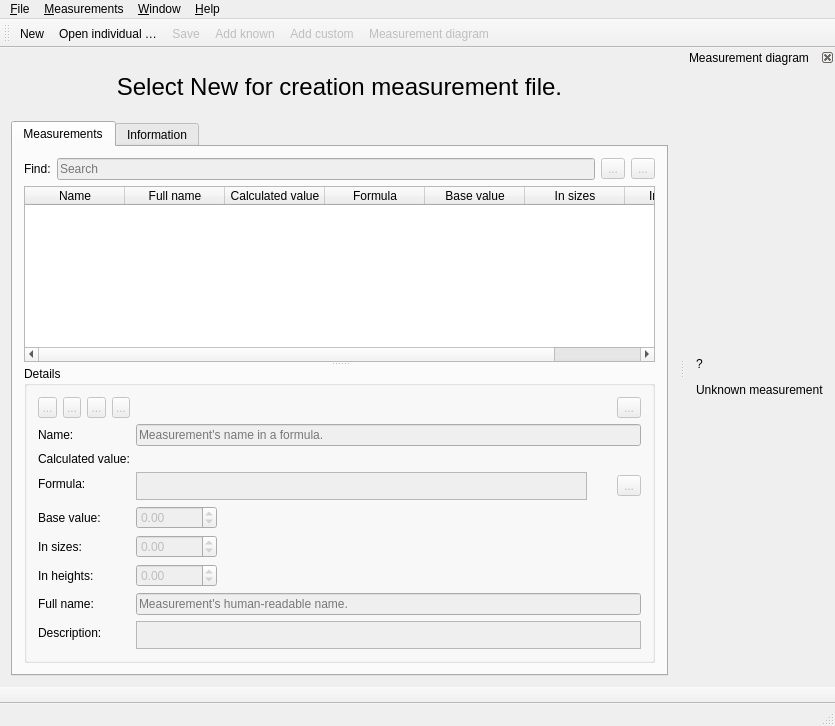
<?xml version="1.0" encoding="UTF-8"?>
<ui version="4.0">
 <class>TMainWindow</class>
 <widget class="QMainWindow" name="TMainWindow">
  <property name="geometry">
   <rect>
    <x>0</x>
    <y>0</y>
    <width>835</width>
    <height>726</height>
   </rect>
  </property>
  <property name="windowTitle">
   <string notr="true"/>
  </property>
  <property name="windowIcon">
   <iconset resource="share/resources/tapeicon.qrc">
    <normaloff>:/tapeicon/64x64/logo.png</normaloff>:/tapeicon/64x64/logo.png</iconset>
  </property>
  <widget class="QWidget" name="centralWidget">
   <property name="sizePolicy">
    <sizepolicy hsizetype="Preferred" vsizetype="Expanding">
     <horstretch>15</horstretch>
     <verstretch>0</verstretch>
    </sizepolicy>
   </property>
   <layout class="QVBoxLayout" name="verticalLayout">
    <item>
     <widget class="QLabel" name="labelToolTip">
      <property name="sizePolicy">
       <sizepolicy hsizetype="Preferred" vsizetype="Expanding">
        <horstretch>0</horstretch>
        <verstretch>0</verstretch>
       </sizepolicy>
      </property>
      <property name="text">
       <string>&lt;html&gt;&lt;head/&gt;&lt;body&gt;&lt;p&gt;&lt;span style=&quot; font-size:18pt;&quot;&gt;Select New for creation measurement file.&lt;/span&gt;&lt;/p&gt;&lt;/body&gt;&lt;/html&gt;</string>
      </property>
      <property name="alignment">
       <set>Qt::AlignCenter</set>
      </property>
     </widget>
    </item>
    <item>
     <widget class="QTabWidget" name="tabWidget">
      <property name="toolTip">
       <string/>
      </property>
      <property name="currentIndex">
       <number>0</number>
      </property>
      <widget class="QWidget" name="tabMeasurements">
       <attribute name="icon">
        <iconset resource="share/resources/tapeicon.qrc">
         <normaloff>:/tapeicon/16x16/measurement.png</normaloff>:/tapeicon/16x16/measurement.png</iconset>
       </attribute>
       <attribute name="title">
        <string>Measurements</string>
       </attribute>
       <layout class="QVBoxLayout" name="verticalLayout_2">
        <item>
         <layout class="QHBoxLayout" name="horizontalLayout_2">
          <item>
           <widget class="QLabel" name="labelFind">
            <property name="text">
             <string>Find:</string>
            </property>
           </widget>
          </item>
          <item>
           <widget class="QLineEdit" name="lineEditFind">
            <property name="enabled">
             <bool>false</bool>
            </property>
            <property name="toolTip">
             <string>&lt;html&gt;&lt;head/&gt;&lt;body&gt;&lt;p&gt;Search measurements by term. &lt;/p&gt;&lt;p&gt;Prepend &amp;quot;/r/&amp;quot; to the front of the search string to search measurements by regex.&lt;/p&gt;&lt;/body&gt;&lt;/html&gt;</string>
            </property>
            <property name="placeholderText">
             <string>Search</string>
            </property>
           </widget>
          </item>
          <item>
           <widget class="QToolButton" name="toolButtonFindPrevious">
            <property name="enabled">
             <bool>false</bool>
            </property>
            <property name="toolTip">
             <string>Find Previous</string>
            </property>
            <property name="text">
             <string notr="true">...</string>
            </property>
            <property name="icon">
             <iconset theme="go-previous">
              <normaloff>.</normaloff>.</iconset>
            </property>
            <property name="shortcut">
             <string>Ctrl+Shift+G</string>
            </property>
           </widget>
          </item>
          <item>
           <widget class="QToolButton" name="toolButtonFindNext">
            <property name="enabled">
             <bool>false</bool>
            </property>
            <property name="toolTip">
             <string>Find Next</string>
            </property>
            <property name="text">
             <string notr="true">...</string>
            </property>
            <property name="icon">
             <iconset theme="go-next">
              <normaloff>.</normaloff>.</iconset>
            </property>
            <property name="shortcut">
             <string>Ctrl+G</string>
            </property>
            <property name="autoExclusive">
             <bool>false</bool>
            </property>
           </widget>
          </item>
         </layout>
        </item>
        <item>
         <widget class="QSplitter" name="splitter">
          <property name="orientation">
           <enum>Qt::Vertical</enum>
          </property>
          <widget class="QTableWidget" name="tableWidget">
           <property name="sizePolicy">
            <sizepolicy hsizetype="Expanding" vsizetype="Expanding">
             <horstretch>0</horstretch>
             <verstretch>2</verstretch>
            </sizepolicy>
           </property>
           <property name="alternatingRowColors">
            <bool>true</bool>
           </property>
           <property name="selectionBehavior">
            <enum>QAbstractItemView::SelectRows</enum>
           </property>
           <attribute name="horizontalHeaderStretchLastSection">
            <bool>true</bool>
           </attribute>
           <column>
            <property name="text">
             <string>Name</string>
            </property>
           </column>
           <column>
            <property name="text">
             <string>Full name</string>
            </property>
           </column>
           <column>
            <property name="text">
             <string>Calculated value</string>
            </property>
           </column>
           <column>
            <property name="text">
             <string>Formula</string>
            </property>
           </column>
           <column>
            <property name="text">
             <string>Base value</string>
            </property>
           </column>
           <column>
            <property name="text">
             <string>In sizes</string>
            </property>
           </column>
           <column>
            <property name="text">
             <string>In heights</string>
            </property>
           </column>
          </widget>
          <widget class="QGroupBox" name="groupBoxDetails">
           <property name="enabled">
            <bool>true</bool>
           </property>
           <property name="sizePolicy">
            <sizepolicy hsizetype="Preferred" vsizetype="Preferred">
             <horstretch>0</horstretch>
             <verstretch>2</verstretch>
            </sizepolicy>
           </property>
           <property name="toolTip">
            <string>Details</string>
           </property>
           <property name="title">
            <string>Details</string>
           </property>
           <layout class="QFormLayout" name="formLayout">
            <property name="fieldGrowthPolicy">
             <enum>QFormLayout::ExpandingFieldsGrow</enum>
            </property>
            <item row="2" column="0">
             <widget class="QLabel" name="label">
              <property name="text">
               <string>Name:</string>
              </property>
             </widget>
            </item>
            <item row="2" column="1">
             <widget class="QLineEdit" name="lineEditName">
              <property name="enabled">
               <bool>false</bool>
              </property>
              <property name="toolTip">
               <string>Measurement's name in a formula</string>
              </property>
              <property name="placeholderText">
               <string>Measurement's name in a formula.</string>
              </property>
             </widget>
            </item>
            <item row="5" column="0">
             <widget class="QLabel" name="labelFormula">
              <property name="text">
               <string>Formula:</string>
              </property>
             </widget>
            </item>
            <item row="5" column="1">
             <layout class="QHBoxLayout" name="horizontalLayoutValue">
              <item>
               <widget class="VPlainTextEdit" name="plainTextEditFormula">
                <property name="enabled">
                 <bool>false</bool>
                </property>
                <property name="sizePolicy">
                 <sizepolicy hsizetype="Expanding" vsizetype="Preferred">
                  <horstretch>0</horstretch>
                  <verstretch>0</verstretch>
                 </sizepolicy>
                </property>
                <property name="maximumSize">
                 <size>
                  <width>16777215</width>
                  <height>28</height>
                 </size>
                </property>
                <property name="tabChangesFocus">
                 <bool>true</bool>
                </property>
               </widget>
              </item>
              <item>
               <widget class="QPushButton" name="pushButtonGrow">
                <property name="enabled">
                 <bool>false</bool>
                </property>
                <property name="maximumSize">
                 <size>
                  <width>18</width>
                  <height>18</height>
                 </size>
                </property>
                <property name="sizeIncrement">
                 <size>
                  <width>0</width>
                  <height>0</height>
                 </size>
                </property>
                <property name="toolTip">
                 <string>&lt;html&gt;&lt;head/&gt;&lt;body&gt;&lt;p&gt;Show full calculation in message box&lt;/p&gt;&lt;/body&gt;&lt;/html&gt;</string>
                </property>
                <property name="text">
                 <string notr="true"/>
                </property>
                <property name="icon">
                 <iconset theme="go-down">
                  <normaloff>../../libs/vtools/dialogs/support</normaloff>../../libs/vtools/dialogs/support</iconset>
                </property>
                <property name="iconSize">
                 <size>
                  <width>16</width>
                  <height>16</height>
                 </size>
                </property>
                <property name="flat">
                 <bool>true</bool>
                </property>
               </widget>
              </item>
              <item>
               <widget class="QToolButton" name="toolButtonExpr">
                <property name="enabled">
                 <bool>false</bool>
                </property>
                <property name="toolTip">
                 <string>Function Wizard</string>
                </property>
                <property name="text">
                 <string notr="true">...</string>
                </property>
                <property name="icon">
                 <iconset resource="share/resources/tapeicon.qrc">
                  <normaloff>:/tapeicon/24x24/fx.png</normaloff>:/tapeicon/24x24/fx.png</iconset>
                </property>
                <property name="iconSize">
                 <size>
                  <width>24</width>
                  <height>24</height>
                 </size>
                </property>
               </widget>
              </item>
             </layout>
            </item>
            <item row="6" column="0">
             <widget class="QLabel" name="labelBaseValue">
              <property name="text">
               <string>Base value:</string>
              </property>
             </widget>
            </item>
            <item row="7" column="0">
             <widget class="QLabel" name="labelInSizes">
              <property name="text">
               <string>In sizes:</string>
              </property>
             </widget>
            </item>
            <item row="8" column="0">
             <widget class="QLabel" name="labelInHeights">
              <property name="text">
               <string>In heights:</string>
              </property>
             </widget>
            </item>
            <item row="10" column="0">
             <widget class="QLabel" name="label_7">
              <property name="text">
               <string>Description:</string>
              </property>
             </widget>
            </item>
            <item row="10" column="1">
             <widget class="VPlainTextEdit" name="plainTextEditDescription">
              <property name="enabled">
               <bool>false</bool>
              </property>
              <property name="sizePolicy">
               <sizepolicy hsizetype="Expanding" vsizetype="Ignored">
                <horstretch>0</horstretch>
                <verstretch>1</verstretch>
               </sizepolicy>
              </property>
              <property name="minimumSize">
               <size>
                <width>0</width>
                <height>28</height>
               </size>
              </property>
             </widget>
            </item>
            <item row="0" column="0">
             <layout class="QHBoxLayout" name="horizontalLayout">
              <item alignment="Qt::AlignLeft">
               <widget class="QToolButton" name="toolButtonTop">
                <property name="enabled">
                 <bool>false</bool>
                </property>
                <property name="toolTip">
                 <string>Move measurement top</string>
                </property>
                <property name="text">
                 <string notr="true">...</string>
                </property>
                <property name="icon">
                 <iconset theme="go-top">
                  <normaloff>.</normaloff>.</iconset>
                </property>
               </widget>
              </item>
              <item alignment="Qt::AlignLeft">
               <widget class="QToolButton" name="toolButtonUp">
                <property name="enabled">
                 <bool>false</bool>
                </property>
                <property name="toolTip">
                 <string>Move measurement up</string>
                </property>
                <property name="text">
                 <string notr="true">...</string>
                </property>
                <property name="icon">
                 <iconset theme="go-up">
                  <normaloff>.</normaloff>.</iconset>
                </property>
               </widget>
              </item>
              <item alignment="Qt::AlignLeft">
               <widget class="QToolButton" name="toolButtonDown">
                <property name="enabled">
                 <bool>false</bool>
                </property>
                <property name="toolTip">
                 <string>Move measurement down</string>
                </property>
                <property name="text">
                 <string notr="true">...</string>
                </property>
                <property name="icon">
                 <iconset theme="go-down">
                  <normaloff>.</normaloff>.</iconset>
                </property>
               </widget>
              </item>
              <item alignment="Qt::AlignLeft">
               <widget class="QToolButton" name="toolButtonBottom">
                <property name="enabled">
                 <bool>false</bool>
                </property>
                <property name="toolTip">
                 <string>Move measurement bottom</string>
                </property>
                <property name="text">
                 <string notr="true">...</string>
                </property>
                <property name="icon">
                 <iconset theme="go-bottom">
                  <normaloff>.</normaloff>.</iconset>
                </property>
               </widget>
              </item>
              <item>
               <spacer name="horizontalSpacer_2">
                <property name="orientation">
                 <enum>Qt::Horizontal</enum>
                </property>
                <property name="sizeHint" stdset="0">
                 <size>
                  <width>5000</width>
                  <height>20</height>
                 </size>
                </property>
               </spacer>
              </item>
             </layout>
            </item>
            <item row="0" column="1">
             <layout class="QHBoxLayout" name="horizontalLayout_3">
              <item>
               <spacer name="horizontalSpacer">
                <property name="orientation">
                 <enum>Qt::Horizontal</enum>
                </property>
                <property name="sizeHint" stdset="0">
                 <size>
                  <width>5000</width>
                  <height>20</height>
                 </size>
                </property>
               </spacer>
              </item>
              <item alignment="Qt::AlignRight">
               <widget class="QToolButton" name="toolButtonRemove">
                <property name="enabled">
                 <bool>false</bool>
                </property>
                <property name="toolTip">
                 <string>Delete measurement</string>
                </property>
                <property name="text">
                 <string notr="true">...</string>
                </property>
                <property name="icon">
                 <iconset theme="list-remove">
                  <normaloff>.</normaloff>.</iconset>
                </property>
               </widget>
              </item>
             </layout>
            </item>
            <item row="4" column="0">
             <widget class="QLabel" name="labelCalculated">
              <property name="text">
               <string>Calculated value:</string>
              </property>
             </widget>
            </item>
            <item row="4" column="1">
             <widget class="QLabel" name="labelCalculatedValue">
              <property name="toolTip">
               <string>Calculated value</string>
              </property>
              <property name="text">
               <string notr="true"/>
              </property>
             </widget>
            </item>
            <item row="6" column="1">
             <widget class="QDoubleSpinBox" name="doubleSpinBoxBaseValue">
              <property name="enabled">
               <bool>false</bool>
              </property>
              <property name="minimum">
               <double>-10000.000000000000000</double>
              </property>
              <property name="maximum">
               <double>10000.000000000000000</double>
              </property>
             </widget>
            </item>
            <item row="7" column="1">
             <widget class="QDoubleSpinBox" name="doubleSpinBoxInSizes">
              <property name="enabled">
               <bool>false</bool>
              </property>
              <property name="minimum">
               <double>-10000.000000000000000</double>
              </property>
              <property name="maximum">
               <double>10000.000000000000000</double>
              </property>
             </widget>
            </item>
            <item row="8" column="1">
             <widget class="QDoubleSpinBox" name="doubleSpinBoxInHeights">
              <property name="enabled">
               <bool>false</bool>
              </property>
              <property name="minimum">
               <double>-10000.000000000000000</double>
              </property>
              <property name="maximum">
               <double>10000.000000000000000</double>
              </property>
             </widget>
            </item>
            <item row="9" column="0">
             <widget class="QLabel" name="labelFullName">
              <property name="text">
               <string>Full name:</string>
              </property>
             </widget>
            </item>
            <item row="9" column="1">
             <widget class="QLineEdit" name="lineEditFullName">
              <property name="enabled">
               <bool>false</bool>
              </property>
              <property name="toolTip">
               <string/>
              </property>
              <property name="placeholderText">
               <string>Measurement's human-readable name.</string>
              </property>
             </widget>
            </item>
           </layout>
          </widget>
         </widget>
        </item>
       </layout>
      </widget>
      <widget class="QWidget" name="tabInformation">
       <attribute name="icon">
        <iconset resource="share/resources/tapeicon.qrc">
         <normaloff>:/tapeicon/16x16/info.png</normaloff>:/tapeicon/16x16/info.png</iconset>
       </attribute>
       <attribute name="title">
        <string>Information</string>
       </attribute>
       <layout class="QFormLayout" name="formLayout_2">
        <item row="0" column="0">
         <widget class="QLabel" name="label_21">
          <property name="text">
           <string>Type:</string>
          </property>
         </widget>
        </item>
        <item row="0" column="1">
         <widget class="QLabel" name="labelMType">
          <property name="text">
           <string>Measurement type</string>
          </property>
         </widget>
        </item>
        <item row="1" column="0">
         <widget class="QLabel" name="label_9">
          <property name="text">
           <string>Path:</string>
          </property>
         </widget>
        </item>
        <item row="1" column="1">
         <layout class="QHBoxLayout" name="horizontalLayoutPath">
          <item>
           <widget class="QLineEdit" name="lineEditPathToFile">
            <property name="sizePolicy">
             <sizepolicy hsizetype="Expanding" vsizetype="Fixed">
              <horstretch>0</horstretch>
              <verstretch>0</verstretch>
             </sizepolicy>
            </property>
            <property name="autoFillBackground">
             <bool>false</bool>
            </property>
            <property name="styleSheet">
             <string notr="true">background: transparent;</string>
            </property>
            <property name="frame">
             <bool>false</bool>
            </property>
            <property name="readOnly">
             <bool>true</bool>
            </property>
            <property name="placeholderText">
             <string notr="true">Path to the measurement file</string>
            </property>
           </widget>
          </item>
          <item alignment="Qt::AlignRight">
           <widget class="QPushButton" name="pushButtonShowInExplorer">
            <property name="enabled">
             <bool>false</bool>
            </property>
            <property name="sizePolicy">
             <sizepolicy hsizetype="Minimum" vsizetype="Preferred">
              <horstretch>0</horstretch>
              <verstretch>0</verstretch>
             </sizepolicy>
            </property>
            <property name="text">
             <string>Show in Explorer</string>
            </property>
           </widget>
          </item>
         </layout>
        </item>
        <item row="2" column="0">
         <widget class="QLabel" name="labelPMSystem">
          <property name="text">
           <string>PM system:</string>
          </property>
         </widget>
        </item>
        <item row="2" column="1">
         <widget class="QComboBox" name="comboBoxPMSystem">
          <property name="enabled">
           <bool>false</bool>
          </property>
          <property name="sizePolicy">
           <sizepolicy hsizetype="MinimumExpanding" vsizetype="Preferred">
            <horstretch>0</horstretch>
            <verstretch>0</verstretch>
           </sizepolicy>
          </property>
          <property name="minimumSize">
           <size>
            <width>0</width>
            <height>0</height>
           </size>
          </property>
         </widget>
        </item>
        <item row="3" column="0">
         <widget class="QLabel" name="labelBaseSize">
          <property name="text">
           <string>Base size:</string>
          </property>
         </widget>
        </item>
        <item row="3" column="1">
         <widget class="QLabel" name="labelBaseSizeValue">
          <property name="text">
           <string>Base size value</string>
          </property>
         </widget>
        </item>
        <item row="4" column="0">
         <widget class="QLabel" name="labelBaseHeight">
          <property name="text">
           <string>Base height:</string>
          </property>
         </widget>
        </item>
        <item row="4" column="1">
         <widget class="QLabel" name="labelBaseHeightValue">
          <property name="text">
           <string>Base height value</string>
          </property>
         </widget>
        </item>
        <item row="5" column="0">
         <widget class="QLabel" name="labelCustomerName">
          <property name="text">
           <string>Customer name:</string>
          </property>
         </widget>
        </item>
        <item row="5" column="1">
         <widget class="QLineEdit" name="lineEditCustomerName">
          <property name="enabled">
           <bool>false</bool>
          </property>
          <property name="sizePolicy">
           <sizepolicy hsizetype="Expanding" vsizetype="Preferred">
            <horstretch>0</horstretch>
            <verstretch>0</verstretch>
           </sizepolicy>
          </property>
          <property name="placeholderText">
           <string>Customer's name</string>
          </property>
         </widget>
        </item>
        <item row="6" column="0">
         <widget class="QLabel" name="labelBirthDate">
          <property name="text">
           <string>Birth date:</string>
          </property>
         </widget>
        </item>
        <item row="6" column="1">
         <widget class="QDateEdit" name="dateEditBirthDate">
          <property name="enabled">
           <bool>false</bool>
          </property>
          <property name="sizePolicy">
           <sizepolicy hsizetype="MinimumExpanding" vsizetype="Preferred">
            <horstretch>0</horstretch>
            <verstretch>0</verstretch>
           </sizepolicy>
          </property>
          <property name="minimumSize">
           <size>
            <width>124</width>
            <height>0</height>
           </size>
          </property>
          <property name="displayFormat">
           <string notr="true">yyyy-MM-dd</string>
          </property>
          <property name="calendarPopup">
           <bool>true</bool>
          </property>
          <property name="currentSectionIndex">
           <number>0</number>
          </property>
          <property name="date">
           <date>
            <year>1800</year>
            <month>1</month>
            <day>1</day>
           </date>
          </property>
         </widget>
        </item>
        <item row="7" column="0">
         <widget class="QLabel" name="labelGender">
          <property name="text">
           <string>Gender:</string>
          </property>
         </widget>
        </item>
        <item row="7" column="1">
         <widget class="QComboBox" name="comboBoxGender">
          <property name="enabled">
           <bool>false</bool>
          </property>
          <property name="sizePolicy">
           <sizepolicy hsizetype="MinimumExpanding" vsizetype="Preferred">
            <horstretch>0</horstretch>
            <verstretch>0</verstretch>
           </sizepolicy>
          </property>
          <property name="minimumSize">
           <size>
            <width>0</width>
            <height>0</height>
           </size>
          </property>
         </widget>
        </item>
        <item row="8" column="0">
         <widget class="QLabel" name="labelEmail">
          <property name="text">
           <string>Email:</string>
          </property>
         </widget>
        </item>
        <item row="8" column="1">
         <widget class="QLineEdit" name="lineEditEmail">
          <property name="enabled">
           <bool>false</bool>
          </property>
          <property name="sizePolicy">
           <sizepolicy hsizetype="Expanding" vsizetype="Preferred">
            <horstretch>0</horstretch>
            <verstretch>0</verstretch>
           </sizepolicy>
          </property>
          <property name="placeholderText">
           <string>Customer's email address</string>
          </property>
         </widget>
        </item>
        <item row="9" column="0">
         <widget class="QLabel" name="labelNotes">
          <property name="text">
           <string>Notes:</string>
          </property>
         </widget>
        </item>
        <item row="9" column="1">
         <widget class="VPlainTextEdit" name="plainTextEditNotes">
          <property name="enabled">
           <bool>false</bool>
          </property>
          <property name="sizePolicy">
           <sizepolicy hsizetype="Expanding" vsizetype="Expanding">
            <horstretch>0</horstretch>
            <verstretch>1</verstretch>
           </sizepolicy>
          </property>
         </widget>
        </item>
       </layout>
      </widget>
     </widget>
    </item>
   </layout>
  </widget>
  <widget class="QMenuBar" name="menuBar">
   <property name="geometry">
    <rect>
     <x>0</x>
     <y>0</y>
     <width>835</width>
     <height>18</height>
    </rect>
   </property>
   <widget class="QMenu" name="menuFile">
    <property name="title">
     <string>&amp;File</string>
    </property>
    <addaction name="actionNew"/>
    <addaction name="separator"/>
    <addaction name="actionOpenIndividual"/>
    <addaction name="actionOpenMultisize"/>
    <addaction name="actionOpenTemplate"/>
    <addaction name="actionCreateFromExisting"/>
    <addaction name="separator"/>
    <addaction name="actionSave"/>
    <addaction name="actionSaveAs"/>
    <addaction name="actionExportToCSV"/>
    <addaction name="actionImportFromCSV"/>
    <addaction name="separator"/>
    <addaction name="actionReadOnly"/>
    <addaction name="separator"/>
    <addaction name="actionPreferences"/>
    <addaction name="separator"/>
    <addaction name="actionQuit"/>
   </widget>
   <widget class="QMenu" name="menuWindow">
    <property name="title">
     <string>&amp;Window</string>
    </property>
   </widget>
   <widget class="QMenu" name="menuHelp">
    <property name="title">
     <string>&amp;Help</string>
    </property>
    <addaction name="actionAboutQt"/>
    <addaction name="actionAboutTape"/>
   </widget>
   <widget class="QMenu" name="menuMeasurements">
    <property name="title">
     <string>&amp;Measurements</string>
    </property>
    <addaction name="actionAddKnown"/>
    <addaction name="actionAddCustom"/>
    <addaction name="actionDatabase"/>
    <addaction name="actionImportFromPattern"/>
    <addaction name="actionMeasurementDiagram"/>
   </widget>
   <addaction name="menuFile"/>
   <addaction name="menuMeasurements"/>
   <addaction name="menuWindow"/>
   <addaction name="menuHelp"/>
  </widget>
  <widget class="QToolBar" name="mainToolBar">
   <property name="enabled">
    <bool>true</bool>
   </property>
   <property name="windowTitle">
    <string>Menu</string>
   </property>
   <property name="toolTip">
    <string/>
   </property>
   <property name="toolButtonStyle">
    <enum>Qt::ToolButtonTextUnderIcon</enum>
   </property>
   <attribute name="toolBarArea">
    <enum>TopToolBarArea</enum>
   </attribute>
   <attribute name="toolBarBreak">
    <bool>false</bool>
   </attribute>
   <addaction name="actionNew"/>
   <addaction name="actionOpenIndividual"/>
   <addaction name="actionSave"/>
   <addaction name="actionAddKnown"/>
   <addaction name="actionAddCustom"/>
   <addaction name="actionMeasurementDiagram"/>
  </widget>
  <widget class="QStatusBar" name="statusBar"/>
  <widget class="QToolBar" name="toolBarGradation">
   <property name="windowTitle">
    <string>Gradation</string>
   </property>
   <property name="movable">
    <bool>false</bool>
   </property>
   <property name="allowedAreas">
    <set>Qt::AllToolBarAreas</set>
   </property>
   <property name="floatable">
    <bool>false</bool>
   </property>
   <attribute name="toolBarArea">
    <enum>BottomToolBarArea</enum>
   </attribute>
   <attribute name="toolBarBreak">
    <bool>false</bool>
   </attribute>
  </widget>
  <widget class="QDockWidget" name="dockWidgetDiagram">
   <property name="sizePolicy">
    <sizepolicy hsizetype="Fixed" vsizetype="Fixed">
     <horstretch>1</horstretch>
     <verstretch>0</verstretch>
    </sizepolicy>
   </property>
   <property name="features">
    <set>QDockWidget::DockWidgetClosable|QDockWidget::DockWidgetMovable</set>
   </property>
   <property name="allowedAreas">
    <set>Qt::LeftDockWidgetArea|Qt::RightDockWidgetArea</set>
   </property>
   <property name="windowTitle">
    <string>Measurement diagram</string>
   </property>
   <attribute name="dockWidgetArea">
    <number>2</number>
   </attribute>
   <widget class="QWidget" name="dockWidgetContents">
    <property name="sizePolicy">
     <sizepolicy hsizetype="Preferred" vsizetype="Preferred">
      <horstretch>1</horstretch>
      <verstretch>0</verstretch>
     </sizepolicy>
    </property>
    <layout class="QVBoxLayout" name="verticalLayout_4">
     <item alignment="Qt::AlignHCenter|Qt::AlignVCenter">
      <widget class="QLabel" name="labelDiagram">
       <property name="sizePolicy">
        <sizepolicy hsizetype="Expanding" vsizetype="Expanding">
         <horstretch>0</horstretch>
         <verstretch>0</verstretch>
        </sizepolicy>
       </property>
       <property name="text">
        <string>&lt;html&gt;&lt;head/&gt;&lt;body&gt;&lt;p&gt;&lt;span style=&quot; font-size:340pt;&quot;&gt;?&lt;/span&gt;&lt;/p&gt;&lt;p align=\&quot;center\&quot;&gt;Unknown measurement&lt;/p&gt;&lt;/body&gt;&lt;/html&gt;</string>
       </property>
       <property name="scaledContents">
        <bool>false</bool>
       </property>
      </widget>
     </item>
    </layout>
   </widget>
  </widget>
  <action name="actionOpenIndividual">
   <property name="icon">
    <iconset theme="document-open">
     <normaloff>.</normaloff>.</iconset>
   </property>
   <property name="text">
    <string>&amp;Open individual …</string>
   </property>
   <property name="menuRole">
    <enum>QAction::NoRole</enum>
   </property>
  </action>
  <action name="actionSave">
   <property name="enabled">
    <bool>false</bool>
   </property>
   <property name="icon">
    <iconset theme="document-save">
     <normaloff>.</normaloff>.</iconset>
   </property>
   <property name="text">
    <string>&amp;Save</string>
   </property>
   <property name="menuRole">
    <enum>QAction::NoRole</enum>
   </property>
  </action>
  <action name="actionSaveAs">
   <property name="enabled">
    <bool>false</bool>
   </property>
   <property name="icon">
    <iconset theme="document-save-as">
     <normaloff>.</normaloff>.</iconset>
   </property>
   <property name="text">
    <string>Save &amp;As …</string>
   </property>
   <property name="menuRole">
    <enum>QAction::NoRole</enum>
   </property>
  </action>
  <action name="actionQuit">
   <property name="icon">
    <iconset theme="application-exit">
     <normaloff>.</normaloff>.</iconset>
   </property>
   <property name="text">
    <string>&amp;Quit</string>
   </property>
   <property name="menuRole">
    <enum>QAction::QuitRole</enum>
   </property>
  </action>
  <action name="actionAboutQt">
   <property name="text">
    <string>About &amp;Qt</string>
   </property>
   <property name="menuRole">
    <enum>QAction::AboutQtRole</enum>
   </property>
  </action>
  <action name="actionAboutTape">
   <property name="icon">
    <iconset theme="help-about">
     <normaloff>.</normaloff>.</iconset>
   </property>
   <property name="text">
    <string>&amp;About Tape</string>
   </property>
   <property name="menuRole">
    <enum>QAction::AboutRole</enum>
   </property>
  </action>
  <action name="actionNew">
   <property name="icon">
    <iconset theme="document-new">
     <normaloff>.</normaloff>.</iconset>
   </property>
   <property name="text">
    <string>&amp;New</string>
   </property>
   <property name="menuRole">
    <enum>QAction::NoRole</enum>
   </property>
  </action>
  <action name="actionAddKnown">
   <property name="enabled">
    <bool>false</bool>
   </property>
   <property name="icon">
    <iconset resource="share/resources/tapeicon.qrc">
     <normaloff>:/tapeicon/24x24/red_plus.png</normaloff>:/tapeicon/24x24/red_plus.png</iconset>
   </property>
   <property name="text">
    <string>Add known</string>
   </property>
   <property name="menuRole">
    <enum>QAction::NoRole</enum>
   </property>
  </action>
  <action name="actionAddCustom">
   <property name="enabled">
    <bool>false</bool>
   </property>
   <property name="icon">
    <iconset resource="share/resources/tapeicon.qrc">
     <normaloff>:/tapeicon/24x24/orange_plus.png</normaloff>:/tapeicon/24x24/orange_plus.png</iconset>
   </property>
   <property name="text">
    <string>Add custom</string>
   </property>
   <property name="menuRole">
    <enum>QAction::NoRole</enum>
   </property>
  </action>
  <action name="actionReadOnly">
   <property name="checkable">
    <bool>true</bool>
   </property>
   <property name="enabled">
    <bool>false</bool>
   </property>
   <property name="icon">
    <iconset resource="share/resources/tapeicon.qrc">
     <normaloff>:/tapeicon/24x24/padlock_opened.png</normaloff>:/tapeicon/24x24/padlock_opened.png</iconset>
   </property>
   <property name="text">
    <string>Read only</string>
   </property>
   <property name="menuRole">
    <enum>QAction::NoRole</enum>
   </property>
  </action>
  <action name="actionOpenMultisize">
   <property name="icon">
    <iconset theme="document-open">
     <normaloff>.</normaloff>.</iconset>
   </property>
   <property name="text">
    <string>Open multisize …</string>
   </property>
   <property name="menuRole">
    <enum>QAction::NoRole</enum>
   </property>
  </action>
  <action name="actionOpenTemplate">
   <property name="icon">
    <iconset theme="document-open">
     <normaloff>.</normaloff>.</iconset>
   </property>
   <property name="text">
    <string>Open template</string>
   </property>
   <property name="menuRole">
    <enum>QAction::NoRole</enum>
   </property>
  </action>
  <action name="actionDatabase">
   <property name="text">
    <string>Database</string>
   </property>
   <property name="toolTip">
    <string>Show information about all known measurement</string>
   </property>
   <property name="menuRole">
    <enum>QAction::NoRole</enum>
   </property>
  </action>
  <action name="actionPreferences">
   <property name="text">
    <string>Preferences</string>
   </property>
   <property name="menuRole">
    <enum>QAction::PreferencesRole</enum>
   </property>
  </action>
  <action name="actionImportFromPattern">
   <property name="enabled">
    <bool>false</bool>
   </property>
   <property name="text">
    <string>Import from a pattern</string>
   </property>
   <property name="menuRole">
    <enum>QAction::NoRole</enum>
   </property>
  </action>
  <action name="actionCreateFromExisting">
   <property name="text">
    <string>Create from existing …</string>
   </property>
   <property name="toolTip">
    <string>Create from existing file</string>
   </property>
   <property name="shortcut">
    <string notr="true"/>
   </property>
   <property name="menuRole">
    <enum>QAction::NoRole</enum>
   </property>
  </action>
  <action name="actionExportToCSV">
   <property name="enabled">
    <bool>false</bool>
   </property>
   <property name="text">
    <string>Export to CSV</string>
   </property>
   <property name="menuRole">
    <enum>QAction::NoRole</enum>
   </property>
  </action>
  <action name="actionImportFromCSV">
   <property name="enabled">
    <bool>false</bool>
   </property>
   <property name="text">
    <string>Import from CSV</string>
   </property>
   <property name="toolTip">
    <string>Import from CSV</string>
   </property>
  </action>
  <action name="actionMeasurementDiagram">
   <property name="checkable">
    <bool>true</bool>
   </property>
   <property name="enabled">
    <bool>false</bool>
   </property>
   <property name="icon">
    <iconset resource="share/resources/tapeicon.qrc">
     <normaloff>:/tapeicon/24x24/mannequin.png</normaloff>:/tapeicon/24x24/mannequin.png</iconset>
   </property>
   <property name="text">
    <string>Measurement diagram</string>
   </property>
  </action>
 </widget>
 <layoutdefault spacing="6" margin="11"/>
 <customwidgets>
  <customwidget>
   <class>VPlainTextEdit</class>
   <extends>QPlainTextEdit</extends>
   <header location="global">vplaintextedit.h</header>
  </customwidget>
 </customwidgets>
 <resources>
  <include location="share/resources/tapeicon.qrc"/>
 </resources>
 <connections>
  <connection>
   <sender>actionMeasurementDiagram</sender>
   <signal>toggled(bool)</signal>
   <receiver>dockWidgetDiagram</receiver>
   <slot>setVisible(bool)</slot>
   <hints>
    <hint type="sourcelabel">
     <x>764</x>
     <y>377</y>
    </hint>
    <hint type="destinationlabel">
     <x>764</x>
     <y>377</y>
    </hint>
   </hints>
  </connection>
 </connections>
</ui>
